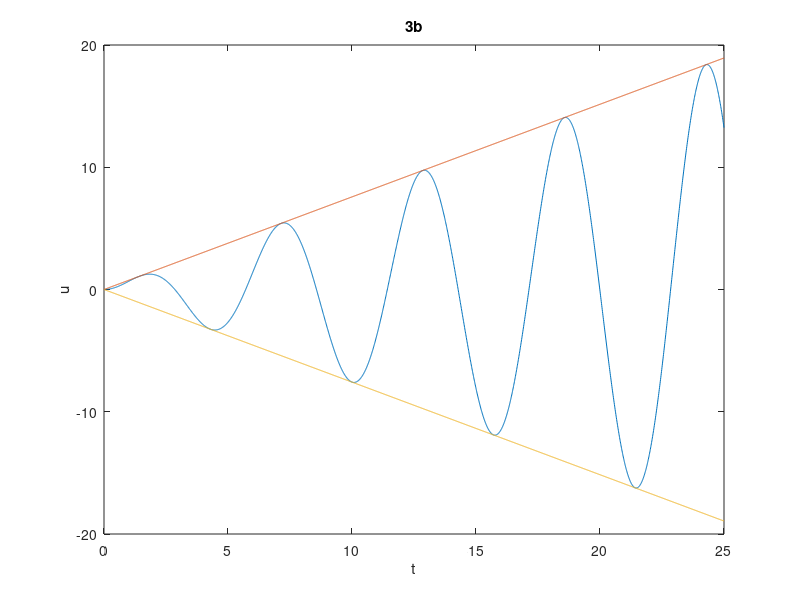

MATLAB code for this plot:
clear
F_0=0.5;
m=0.3;
w=1;
w_0=1.1;
tval=0:0.01:25;
yss=@(t) (F_0/(2*m.*w_0))*t.*sin(w_0.*t);
plot(tval,yss(tval));
hold on
yv=@(t) (F_0/(2*m.*w_0))*t;
yw=@(t) -(F_0/(2*m.*w_0))*t;
plot(tval,yv(tval));
plot(tval,yw(tval));
title('3b');
xlabel('t');
ylabel('u');
hold off